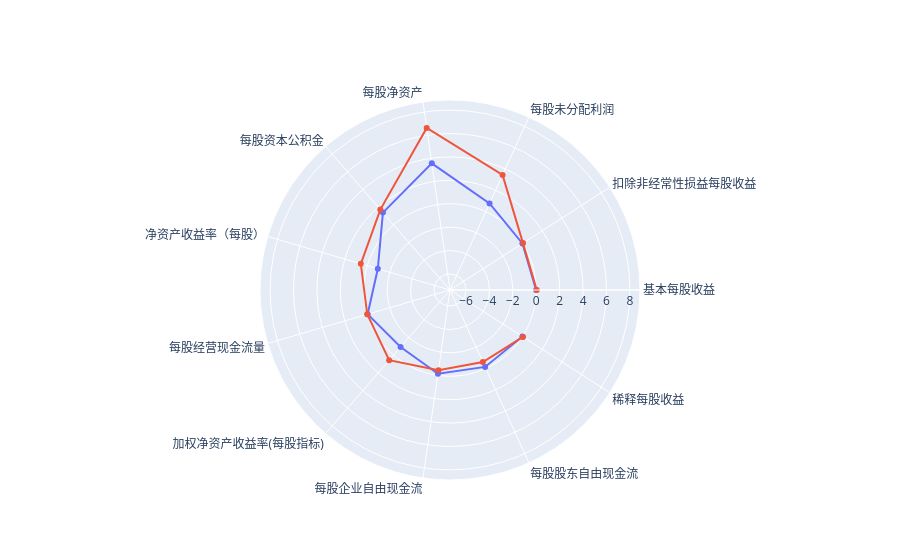

Notebook source saved alongside this figure:
### Code cell
import plotly.graph_objects as go

categories = data.cnName.tolist()

fig = go.Figure()

fig.add_trace(go.Scatterpolar(
      r=data['mean'].tolist(),
      theta=categories,
      # fill='toself',
      name='mean'
))
fig.add_trace(go.Scatterpolar(
      r=data.vol.tolist(),
      theta=categories,
      # line_close=True,
      # fill='toself',
      name='20240331'
))

fig.update_layout(
  polar=dict(
    radialaxis=dict(
      visible=True,
      range=[round((min(anafin.vol)-(3*lens)),2), max(anafin.vol)+lens]
    )),
  showlegend=False
)

fig.show()

### Figure 1 — Plotly figure (JSON) as saved in the notebook; plotly's stock layout.template omitted (floating-point values rounded to 4 significant figures)
{"data": [{"name": "mean", "r": [-0.01457, -0.01605, 0.7656, 3.561, 1.381, -0.943, -0.03467, -0.92, -0.1433, -0.1467, -0.01333], "theta": ["基本每股收益", "扣除非经常性损益每股收益", "每股未分配利润", "每股净资产", "每股资本公积金", "净资产收益率（每股）", "每股经营现金流量", "加权净资产收益率(每股指标)", "每股企业自由现金流", "每股股东自由现金流", "稀释每股收益"], "type": "scatterpolar"}, {"name": "20240331", "r": [0.04, 0.04, 3.44, 6.61, 1.72, 0.57, 0, 0.57, -0.45, -0.61, 0.04], "theta": ["基本每股收益", "扣除非经常性损益每股收益", "每股未分配利润", "每股净资产", "每股资本公积金", "净资产收益率（每股）", "每股经营现金流量", "加权净资产收益率(每股指标)", "每股企业自由现金流", "每股股东自由现金流", "稀释每股收益"], "type": "scatterpolar"}], "layout": {"polar": {"radialaxis": {"range": [-7.37, 8.862], "visible": true}}, "showlegend": false}}
